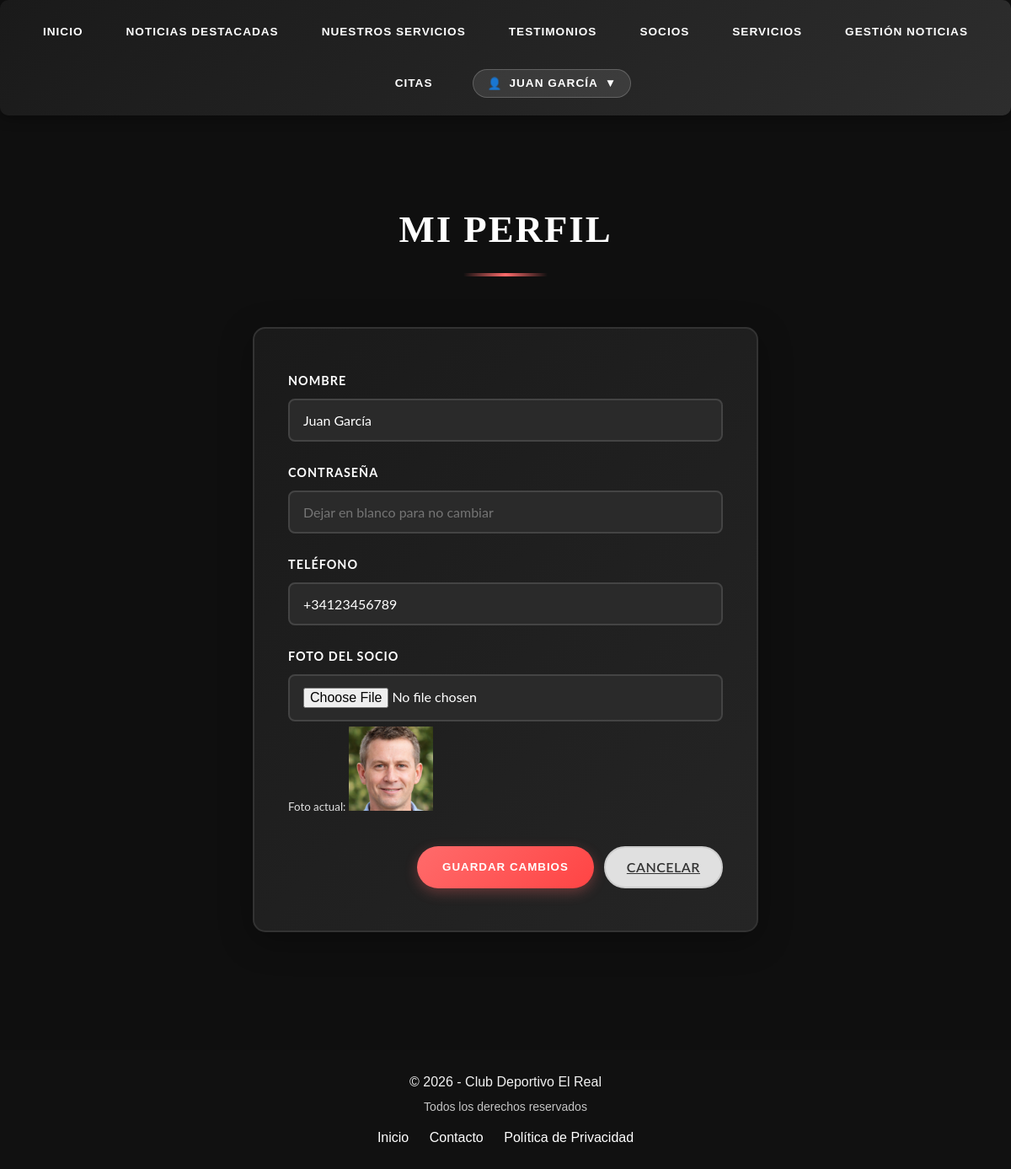
Screenshot of /app/perfil.php (signed in) with the database file from the repository.
### tables this page shows
CREATE TABLE
IF NOT EXISTS usuarios
(
    id INT AUTO_INCREMENT PRIMARY KEY,
    nombre VARCHAR(100) UNIQUE,
    edad INT,
    clave VARCHAR(255) NOT NULL,
    rol ENUM('socio','administrador', 'normal') NOT NULL DEFAULT 'socio',
    telefono VARCHAR(20) UNIQUE,
    foto VARCHAR(100),
    fecha_registro TIMESTAMP DEFAULT CURRENT_TIMESTAMP
);

### app/perfil.php (the view, shortened to what this page needs)
<?php
require_once 'db_config.php';
?>
<!DOCTYPE html>
<html lang="en">
<head>
    <link rel="stylesheet" href="css/styles.css">
</head>
<body>
    <?php
    include "menu.php";
    ?>
    <div class="container2">
        <main>
            <section id="perfil-usuario">
                <div class="container">
                    <h2>Mi Perfil</h2>
                    <?php
                    $socioId = $_SESSION['user_id'];
                    $stmtSocio = $pdo->prepare("SELECT * FROM usuarios WHERE id = :id");
                    $stmtSocio->execute([':id' => $socioId]);
                    $socioData = $stmtSocio->fetch(PDO::FETCH_ASSOC);
                    ?>
                    <form action="procesar_socio.php" method="post" enctype="multipart/form-data" id="formularioPerfil">
                        <div class="formulario">
                            <div class="form-group-columns">
                                <div class="form-group">
                                    <label for="nombre">Nombre</label>
                                    <input type="text" name="nombre" id="nombre" placeholder="Ingresa tu nombre" value="<?php echo $socioData ? htmlspecialchars($socioData['nombre']) : ''; ?>"/>
                                </div>
                                <div class="form-group">
                                    <label for="password">Contraseña</label>
                                    <input type="password" name="password" id="password" placeholder="<?php echo $socioData ? 'Dejar en blanco para no cambiar' : ''; ?>"/>
                                </div>
                            </div>
                            <div class="form-group">
                                <label for="telefono">Teléfono</label>
                                <input type="tel" name="telefono" id="telefono" value="<?php echo $socioData ? $socioData['telefono'] : ''; ?>"/>
                            </div>
                            <div class="form-group">
                                <label for="foto">Foto del socio</label>
                                <input type="file" name="foto" id="foto"/>
                                <?php if ($socioData && $socioData['foto']): ?>
                                    <p><small>Foto actual: <img src="<?php echo $socioData['foto']; ?>" style="max-width:100px;"></small></p>
                                <?php endif; ?>
                            </div>
                            <div class="form-actions">
                                <button type="submit" class="button button-primary">Guardar Cambios</button>
                                <a href='paginaPrincipal.php' class='button button-secondary'>Cancelar</a>
                            </div>
                        </div>
                    </form>
                </div>
            </section>
        </main>
    </div>
    <?php
        include "footer.php";
    ?>
</body>
</html>

### app/css/styles.css (style rules this page uses)
* { margin: 0; padding: 0; box-sizing: border-box; }
.container2 { min-height: 100%; display: flex; flex-direction: column; }
html, body { height: 100%; margin: 0; padding: 0; }
body { font-family: 'Lato', sans-serif; line-height: 1.6; background-color: #0f0f0f; color: #e0e0e0; min-height: 100vh; }
main { flex: 1; }
h1, h2, h3 { font-family: 'Playfair Display', serif; color: #ffffff; text-transform: uppercase; letter-spacing: 2px; }
.container { max-width: 1200px; margin: 0 auto; padding: 0 20px; }
section { padding: 100px 0; position: relative; }
section:nth-child(odd) { background: #0f0f0f; }
.services-section h2, .latest-news-section h2, .appointments-section h2, .contact-section h2, section h2 { text-align: center; font-size: 2.8rem; margin-bottom: 60px; position: relative; padding-bottom: 20px; }
.services-section h2::after, .latest-news-section h2::after, section h2::after { content: ''; position: absolute; bottom: 0; left: 50%; transform: translateX(-50%); width: 100px; height: 4px; background: linear-gradient(90deg, transparent 0%, #ff6b6b 50%, transparent 100%); }
.formulario { background: linear-gradient(135deg, #1a1a1a 0%, #252525 100%); padding: 50px 40px; border-radius: 15px; box-shadow: 0 10px 40px rgba(0, 0, 0, 0.3); max-width: 600px; margin: 0 auto; border: 2px solid #333333; }
.formulario .form-group { margin-bottom: 25px; }
.formulario label { display: block; margin-bottom: 10px; font-weight: 700; color: #ffffff; text-transform: uppercase; font-size: 0.9rem; letter-spacing: 1px; }
.formulario input, .formulario select, .formulario textarea { width: 100%; padding: 14px 16px; border-radius: 8px; border: 2px solid #444444; font-size: 1rem; font-family: 'Lato', sans-serif; transition: all 0.3s ease; background-color: #2a2a2a; color: #ffffff; }
.form-actions { display: flex; gap: 12px; justify-content: flex-end; margin-top: 35px; }
.button-primary { background: linear-gradient(135deg, #ff6b6b 0%, #ff4444 100%); color: #fff; border: none; padding: 12px 30px; border-radius: 25px; font-weight: 700; text-transform: uppercase; letter-spacing: 1px; cursor: pointer; transition: all 0.3s ease; box-shadow: 0 5px 15px rgba(255, 107, 107, 0.3); }
.button-secondary { background-color: #e0e0e0; color: #333; border: 2px solid #ccc; padding: 10px 25px; border-radius: 25px; font-weight: 600; text-transform: uppercase; letter-spacing: 0.5px; cursor: pointer; transition: all 0.3s ease; }

### rows the page displays
usuarios: nombre "Juan García", telefono "+34123456789", foto (picture)

### other values shown
$_SESSION['username'] "JUAN GARCÍA"
